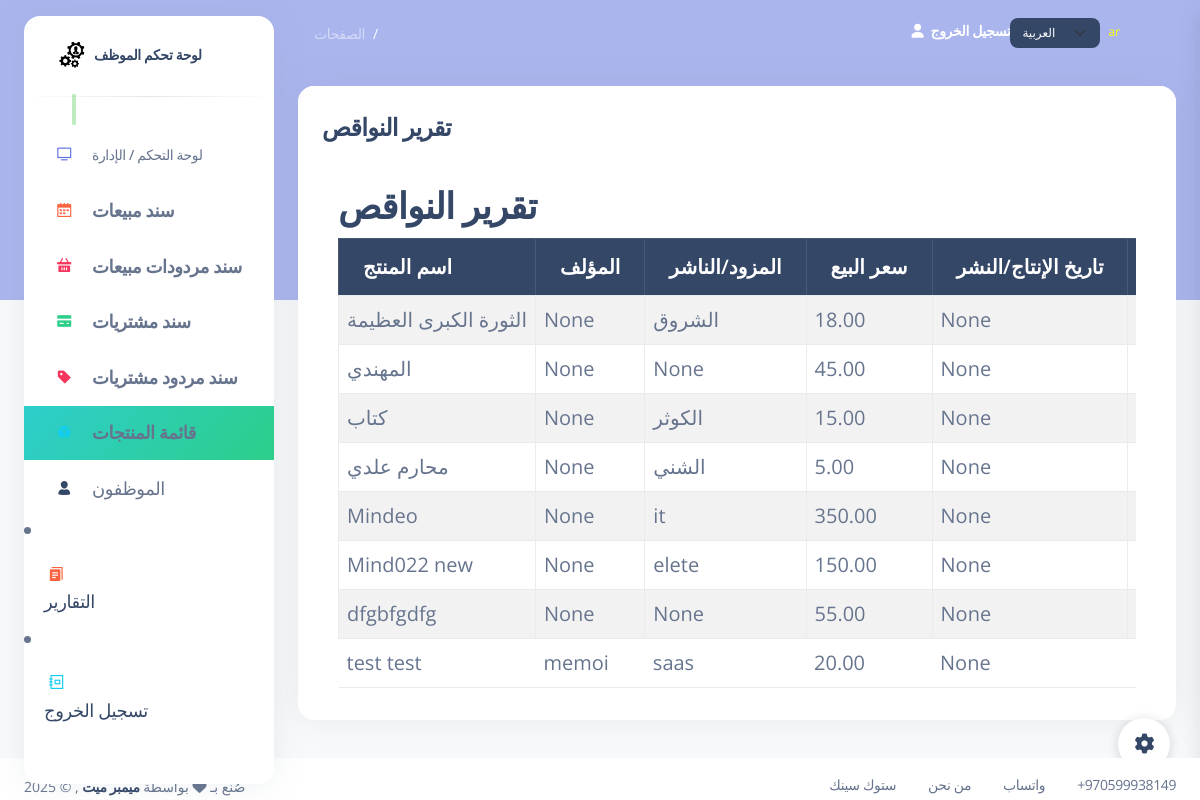
The app's page /empty_products_report/ with its own data.
### my_app/models.py (models this page shows, shortened)
class Product(models.Model):
    product_name = models.CharField(max_length=255)
    quantity = models.IntegerField(default=0)
    purchasing_price = models.DecimalField(max_digits=6, decimal_places=2)
    sale_price = models.DecimalField(max_digits=6, decimal_places=2, null=True, blank=True)
    category = models.CharField(max_length=100, blank=True, null=True)
    expiry_date = models.DateField(blank=True, null=True)
    isbn = models.CharField(max_length=32, unique=True)
    production_date = models.DateField(blank=True, null=True)
    author = models.CharField(max_length=255, blank=True, null=True)
    supplier = models.CharField(max_length=255, blank=True, null=True)#publisher
    employee = models.ForeignKey(Employee, related_name="products", on_delete=models.CASCADE, null=True, blank=True)
    created_at = models.DateTimeField(auto_now_add=True)
    updated_at = models.DateTimeField(auto_now=True)
    objects = ProductManager()

### my_app/views.py (the view)
# urls.py: path('empty_products_report/', views.empty_products_report, name='empty_products_report'),
def empty_products_report(request):
    products = models.Product.objects.filter(quantity=0)
    context = {
        'products': products,
    }
    return render(request, 'empty_products_report.html', context)

### my_app/templates/empty_products_report.html
{% extends 'layouts/base.html' %}
{% load i18n %}
{% block content %}
  <div class="card mb-4" id="printableTable">
    <div class="card-header pb-0">
      <h4 class="mb-0">{% trans "Empty Products Report" %}</h4>
    </div>
    <div class="card-body">
      <div class="container mt-4">
        <h2>{% trans "Empty Products Report" %}</h2>
        <div class="table-responsive p-0">
            <table class="table table-striped table-bordered">
              <thead class="table-dark">
                <tr>
                    <th>{% trans "Product Name" %}</th>
                    <th>{% trans "Author" %}</th>
                <th>{% trans "Supplier/Publisher" %}</th>
                <th>{% trans "Sale Price" %}</th>
                <th>{% trans "Production Date" %}</th>
                <th>{% trans "Quantity" %}</th>
            </tr>
        </thead>
        <tbody>
            {% for product in products %}
            <tr>
                <td>{{ product.product_name }}</td>
                <td>{{ product.author }}</td>
                <td>{{ product.supplier }}</td>
                <td>{{ product.sale_price }}</td>
                <td>{{ product.production_date }}</td>
                <td>{{ product.quantity }}</td>
            </tr>
            {% endfor %}
        </tbody>
    </table>
    </div>
      </div>
{% endblock %}

### records on screen
Product: product_name "الثورة الكبرى العظيمة", author "None", supplier "الشروق", sale_price "18.00", production_date "None"
Product: product_name "المهندي", author "None", supplier "None", sale_price "45.00", production_date "None"
Product: product_name "كتاب", author "None", supplier "الكوثر", sale_price "15.00", production_date "None"
Product: product_name "محارم علدي", author "None", supplier "الشني", sale_price "5.00", production_date "None"
Product: product_name "Mindeo", author "None", supplier "it", sale_price "350.00", production_date "None"
Product: product_name "Mind022 new", author "None", supplier "elete", sale_price "150.00", production_date "None"
Product: product_name "dfgbfgdfg", author "None", supplier "None", sale_price "55.00", production_date "None"
Product: product_name "test test", author "memoi", supplier "saas", sale_price "20.00", production_date "None"

### other values on screen
{{ LANGUAGE_CODE }} "ar"
